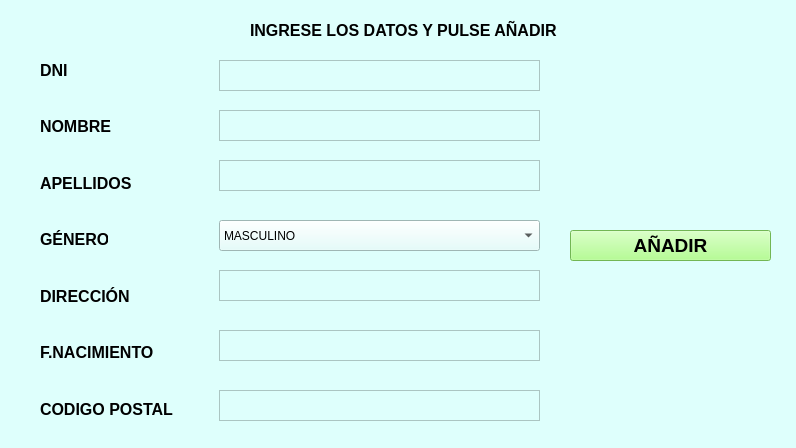
<?xml version="1.0" encoding="UTF-8"?>
<ui version="4.0">
 <class>MainWindow</class>
 <widget class="QMainWindow" name="MainWindow">
  <property name="geometry">
   <rect>
    <x>0</x>
    <y>0</y>
    <width>796</width>
    <height>448</height>
   </rect>
  </property>
  <property name="windowTitle">
   <string>Añadir Cliente</string>
  </property>
  <property name="styleSheet">
   <string notr="true">background-color:rgb(222, 255, 252)</string>
  </property>
  <widget class="QWidget" name="centralwidget">
   <widget class="QTextEdit" name="textEdit">
    <property name="geometry">
     <rect>
      <x>219</x>
      <y>160</y>
      <width>321</width>
      <height>31</height>
     </rect>
    </property>
   </widget>
   <widget class="QTextEdit" name="textEdit_2">
    <property name="geometry">
     <rect>
      <x>219</x>
      <y>60</y>
      <width>321</width>
      <height>31</height>
     </rect>
    </property>
   </widget>
   <widget class="QLabel" name="dni">
    <property name="geometry">
     <rect>
      <x>40</x>
      <y>61</y>
      <width>31</width>
      <height>19</height>
     </rect>
    </property>
    <property name="font">
     <font>
      <pointsize>12</pointsize>
      <weight>75</weight>
      <bold>true</bold>
     </font>
    </property>
    <property name="text">
     <string>DNI</string>
    </property>
   </widget>
   <widget class="QLabel" name="fnacimiento">
    <property name="geometry">
     <rect>
      <x>40</x>
      <y>343</y>
      <width>122</width>
      <height>19</height>
     </rect>
    </property>
    <property name="font">
     <font>
      <pointsize>12</pointsize>
      <weight>75</weight>
      <bold>true</bold>
     </font>
    </property>
    <property name="text">
     <string>F.NACIMIENTO</string>
    </property>
   </widget>
   <widget class="QLabel" name="direccion">
    <property name="geometry">
     <rect>
      <x>40</x>
      <y>287</y>
      <width>94</width>
      <height>19</height>
     </rect>
    </property>
    <property name="font">
     <font>
      <pointsize>12</pointsize>
      <weight>75</weight>
      <bold>true</bold>
     </font>
    </property>
    <property name="text">
     <string>DIRECCIÓN</string>
    </property>
   </widget>
   <widget class="QTextEdit" name="textEdit_4">
    <property name="geometry">
     <rect>
      <x>219</x>
      <y>270</y>
      <width>321</width>
      <height>31</height>
     </rect>
    </property>
   </widget>
   <widget class="QTextEdit" name="textEdit_6">
    <property name="geometry">
     <rect>
      <x>219</x>
      <y>390</y>
      <width>321</width>
      <height>31</height>
     </rect>
    </property>
   </widget>
   <widget class="QLabel" name="apellidos">
    <property name="geometry">
     <rect>
      <x>40</x>
      <y>174</y>
      <width>92</width>
      <height>19</height>
     </rect>
    </property>
    <property name="font">
     <font>
      <pointsize>12</pointsize>
      <weight>75</weight>
      <bold>true</bold>
     </font>
    </property>
    <property name="text">
     <string>APELLIDOS</string>
    </property>
   </widget>
   <widget class="QLabel" name="label_8">
    <property name="geometry">
     <rect>
      <x>40</x>
      <y>400</y>
      <width>136</width>
      <height>19</height>
     </rect>
    </property>
    <property name="font">
     <font>
      <pointsize>12</pointsize>
      <weight>75</weight>
      <bold>true</bold>
     </font>
    </property>
    <property name="text">
     <string>CODIGO POSTAL</string>
    </property>
   </widget>
   <widget class="QLabel" name="nombre">
    <property name="geometry">
     <rect>
      <x>40</x>
      <y>117</y>
      <width>71</width>
      <height>19</height>
     </rect>
    </property>
    <property name="font">
     <font>
      <pointsize>12</pointsize>
      <weight>75</weight>
      <bold>true</bold>
     </font>
    </property>
    <property name="text">
     <string>NOMBRE</string>
    </property>
   </widget>
   <widget class="QComboBox" name="comboBox">
    <property name="geometry">
     <rect>
      <x>219</x>
      <y>220</y>
      <width>321</width>
      <height>31</height>
     </rect>
    </property>
    <item>
     <property name="text">
      <string>MASCULINO</string>
     </property>
    </item>
    <item>
     <property name="text">
      <string>FEMENINO</string>
     </property>
    </item>
   </widget>
   <widget class="QTextEdit" name="textEdit_5">
    <property name="geometry">
     <rect>
      <x>219</x>
      <y>330</y>
      <width>321</width>
      <height>31</height>
     </rect>
    </property>
   </widget>
   <widget class="QTextEdit" name="textEdit_3">
    <property name="geometry">
     <rect>
      <x>219</x>
      <y>110</y>
      <width>321</width>
      <height>31</height>
     </rect>
    </property>
   </widget>
   <widget class="QLabel" name="genero">
    <property name="geometry">
     <rect>
      <x>40</x>
      <y>230</y>
      <width>68</width>
      <height>19</height>
     </rect>
    </property>
    <property name="font">
     <font>
      <pointsize>12</pointsize>
      <weight>75</weight>
      <bold>true</bold>
     </font>
    </property>
    <property name="text">
     <string>GÉNERO</string>
    </property>
   </widget>
   <widget class="QPushButton" name="pushButton_2">
    <property name="geometry">
     <rect>
      <x>570</x>
      <y>230</y>
      <width>201</width>
      <height>31</height>
     </rect>
    </property>
    <property name="font">
     <font>
      <pointsize>14</pointsize>
      <weight>75</weight>
      <bold>true</bold>
     </font>
    </property>
    <property name="styleSheet">
     <string notr="true">background-color: rgb(159, 255, 117);</string>
    </property>
    <property name="text">
     <string>AÑADIR</string>
    </property>
   </widget>
   <widget class="QLabel" name="label">
    <property name="geometry">
     <rect>
      <x>250</x>
      <y>20</y>
      <width>331</width>
      <height>21</height>
     </rect>
    </property>
    <property name="font">
     <font>
      <pointsize>12</pointsize>
      <weight>75</weight>
      <bold>true</bold>
     </font>
    </property>
    <property name="text">
     <string>INGRESE LOS DATOS Y PULSE AÑADIR</string>
    </property>
   </widget>
  </widget>
  <widget class="QStatusBar" name="statusbar"/>
 </widget>
 <resources/>
 <connections/>
</ui>
